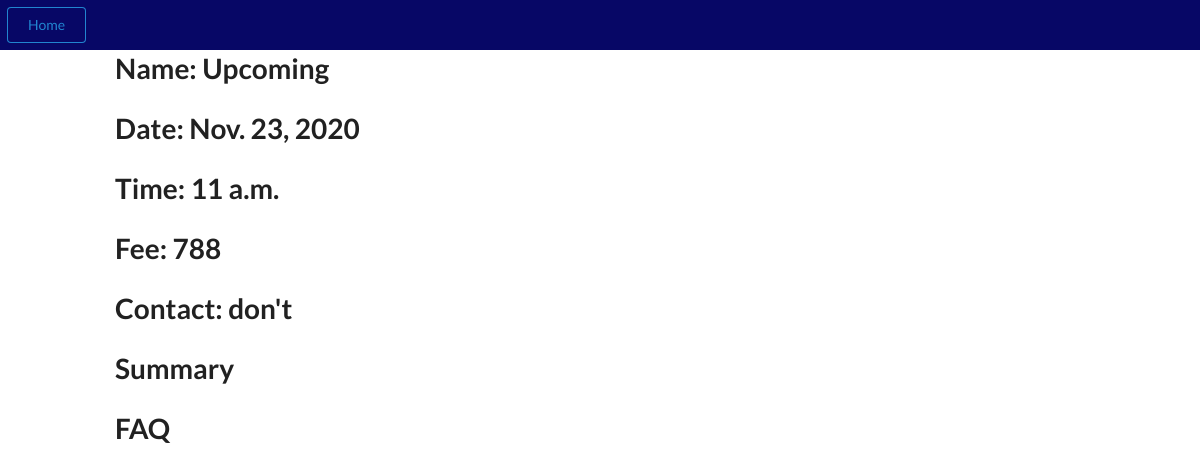
/event/50ffcdee-25d6-4b34-8052-6e3e345df25f/ (signed in), run on an earlier commit of the app's database.
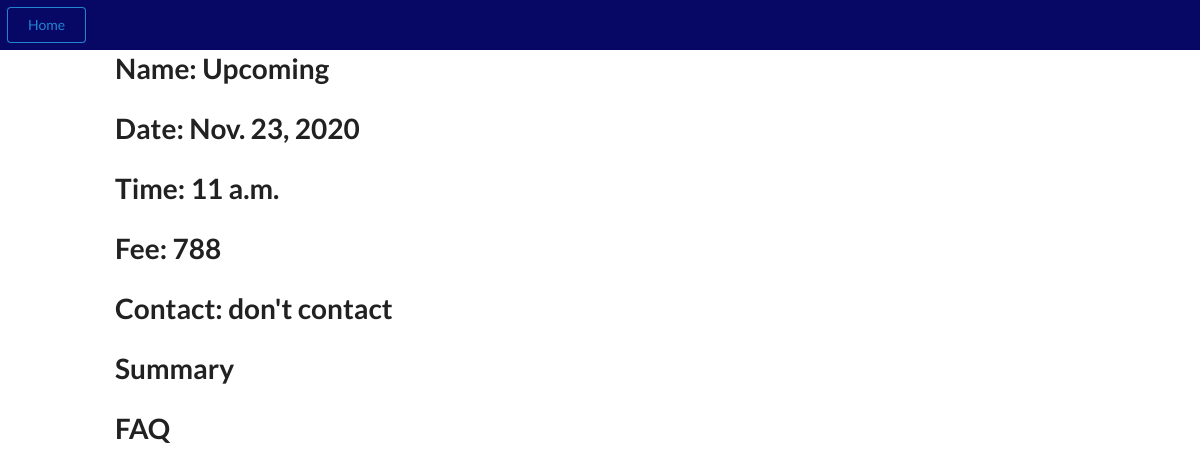
And on a later commit of the database.
### events/models.py (models this page shows, shortened)
class Event(models.Model):
    name = models.CharField(max_length=300)
    event_id = models.UUIDField(primary_key=True, default=uuid.uuid4, help_text='Unique ID for this particular event')
    fee = models.PositiveIntegerField()
    capacity  = models.PositiveIntegerField()
    target_audience = models.CharField(max_length=300)
    date = models.DateField(null = False, blank = False)
    time = models.TimeField(auto_now=False, auto_now_add=False, blank=True, null=True)
    summary = models.TextField(blank=True, null=True)
    faq = models.TextField(blank=True, null=True)
    tags = models.CharField(max_length=300, help_text=' (Press Ctrl to select multiple)')
    organisors = models.CharField(max_length=300)
    contact_info = models.CharField(max_length=300)
    venue = models.CharField(max_length=50, choices=(('L1','Lecture Hall 1'),('L2','Lecture Hall 2'),('L1','Lecture Hall 3'),('L1','Lecture Hall 4'),('Audi','Auditorium')),default='Audi')
    invitees_btech = models.ManyToManyField(Btech, help_text=' (Press Ctrl to select multiple)', blank=True)
    invitees_mtech = models.ManyToManyField(Mtech, help_text=' (Press Ctrl to select multiple)', blank=True)
    invitees_phd = models.ManyToManyField(PhD, blank=True)
    comment_for_admin = models.CharField(max_length=300)
    approval = models.CharField(max_length=50, choices = (('Appr','Approved'),('Pend','Pending'),('Decl','Declined')), default='Pend')
    requestor = models.CharField(max_length=100, blank=True)
    curr_audience = models.IntegerField(blank=True, null=True)
    faq_question_1 = models.CharField(max_length=500,blank=True)
    faq_question_2 = models.CharField(max_length=500,blank=True)
    faq_question_3 = models.CharField(max_length=500,blank=True)
    faq_question_4 = models.CharField(max_length=500,blank=True)
    faq_question_5 = models.CharField(max_length=500,blank=True)
    faq_answer_1 = models.CharField(max_length=500,blank=True)
    faq_answer_2 = models.CharField(max_length=500,blank=True)
    faq_answer_3 = models.CharField(max_length=500,blank=True)
    faq_answer_4 = models.CharField(max_length=500,blank=True)
    faq_answer_5 = models.CharField(max_length=500,blank=True)
    faq_android = models.CharField(max_length=7000,blank=True)

### events/views.py (the view)
# urls.py: path('event/<uuid:event_id>/',views.poll_view,name='polling'),
@login_required(login_url='loginPage')
def poll_view(request, event_id):
    events=Event.objects.filter(event_id=event_id)
    print(events[0].summary)
    context = {
        'event_name': events[0].name,
        'event_date': events[0].date,
        'event_time': events[0].time,
        'event_fee':events[0].fee,
        'contact_info':events[0].contact_info,
        'summary':events[0].summary,
        'faq':events[0].faq
    }
    return render(request,'event_info.html',context)

### templates/event_info.html (shortened to what this page needs)
{%extends 'base.html'%}
{% block content%}
  <body class='text-centre'>
    <div class='col-sm-1'></div>
      <div class='col-sm-9'>
          <h1 >Name: {{event_name}}</h1>
          <h1 >Date: {{event_date}}</h1>
          <h1 >Time: {{event_time}}</h1>
          <h1 >Fee: {{event_fee}}</h1>
          <h1>Contact: {{ contact_info}}</h1>
          <h1>Summary</h1><p>{{summary}}</p>
          <h1>FAQ</h1><p>{{faq}}</p>
{%endblock%}

What changed in the data, as far as the page shows it:
changed Event "Upcoming": contact_info "don't" → "don't contact"
